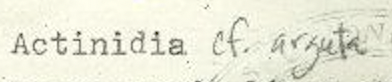
#> input picture transcription/handwriting_tesseract_training/images/d01-000u-00-06.png, 392 x 82 px
$ python -i test_preprocessing.py   (imports and definitions only)
#> lines starting #> are read from the running program, lines starting #| are printed output that depends on the picture; after the words box and inside, x2 and y2 are one past the last pixel; in counts of white or black regions, pixels touching at a corner belong together
import os
import shutil
from PIL import Image
import cv2
from cv2 import minAreaRect
import numpy as np
from regex import R
import sys, os
from tqdm import tqdm

image_path = "/projectnb/sparkgrp/ml-herbarium-grp/ml-herbarium-data/scraped-data/tess-test/"
# [1 line that did not run here, left out]

output_path = "/projectnb/sparkgrp/ml-herbarium-grp/ml-herbarium-data/preprocessing-outputs/tess-test/unrotated/"

def getangle(img):
    # heavier preprocessing to blur, and threshold images (not to be saved) for reliable angle(skew) measurements
    blur = cv2.GaussianBlur(img, (5, 5), 0)
    ret, thresh = cv2.threshold(blur, 0, 255, cv2.THRESH_BINARY + cv2.THRESH_OTSU)
    # find the curves along the images with the same color (boundaries)
    contours, hierarchy = cv2.findContours(thresh, cv2.RETR_TREE, cv2.CHAIN_APPROX_SIMPLE)
    contours = sorted(contours, key=cv2.contourArea, reverse=True)
    largest_contour = contours[0]
    # traces the rectangle border of each image with a rectangle
    minAreaRect = cv2.minAreaRect(largest_contour)
    box = cv2.boxPoints(minAreaRect)
    # bitmap
    box = np.int0(box)
    angle = cv2.minAreaRect(largest_contour)[-1]
    #angle = - angle
    # dealing with strange errors, 95% accuracy
    if angle < .09:
        angle = 0.0
    if angle > 5.0:
        angle /= 100
    if angle < -45:
        angle = -(90 + angle)

    #print(angle)
    return angle

def rotateimg(img):
    # gets the size of the entire image
    h,w = img.shape[:2]
    center = (w//2,h//2)
    # better than moments based deskewing because there is less error
    moment = cv2.getRotationMatrix2D(center, getangle(img), 1.0) # 1.0 bc do not need to grayscale twice
    # bicubic interpolation bc smoother than bilinear/K-nearest neighbors, interpolates with four kernels, each w/2 and h/2
    rotated = cv2.warpAffine(img, moment, (w,h), flags=cv2.INTER_CUBIC, borderMode=cv2.BORDER_REPLICATE)
    return rotated

# [5 lines of commented-out code are left out]

# [18 lines not run here, left out]

import os
import cv2
def check_images( s_dir, ext_list):
    bad_images=[]
    bad_ext=[]
    s_list= os.listdir(s_dir)
    for f in s_list:
        f_path=os.path.join (s_dir,f)
        index=f.rfind('.')
        ext=f[index+1:].lower()
        if ext not in ext_list:
            print('file ', f_path, ' has an invalid extension ', ext)
            bad_ext.append(f_path)
        if os.path.isfile(f_path):
            try:
                img=cv2.imread(f_path)
                shape=img.shape
                image_contents = tf.io.read_file(f_path)
                image = tf.image.decode_jpeg(image_contents, channels=3)
            except Exception as e:
                print('file ', f_path, ' is not a valid image file')
                print(e)
                bad_images.append(f_path)
        else:
            print('*** fatal error, you a sub directory ', f, ' in class directory ', f)
#         else:
#             print ('*** WARNING*** you have files in ', s_dir, ' it should only contain sub directories')
    return bad_images, bad_ext

source_dir = r'/projectnb/sparkgrp/ml-herbarium-grp/ml-herbarium-data/scraped-data/drago_testdata/'
good_exts=['jpg', 'png', 'jpeg'] # list of acceptable extensions
# [1 line that did not run here, left out]
# [6 lines not run here, left out]

>>> import cv2
>>> picture = cv2.imread('handwriting_tesseract_training/images/d01-000u-00-06.png', cv2.IMREAD_GRAYSCALE)
#> picture: shape (82, 392); min 40, max 254, mean 231.2
>>> result = rotateimg(picture)
#> in getangle, `blur = cv2.GaussianBlur(img, (5, 5), 0)`:
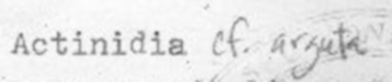
#> blur: shape (82, 392); min 95, max 253, mean 231.2
#> in getangle, `ret, thresh = cv2.threshold(blur, 0, 255, cv2.THRESH_BINARY + cv2.THRE..`:
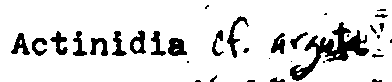
#> thresh: shape (82, 392); 87.6% white; 35 black regions (13 under 20 px)
#> in getangle, `ret, thresh = cv2.threshold(blur, 0, 255, cv2.THRESH_BINARY + cv2.THRE..`: ret = 209
#> in getangle, `contours, hierarchy = cv2.findContours(thresh, cv2.RETR_TREE, cv2.CHAI..`: contours = 36 contours, 14 with area under 20; largest, box (x1, y1, x2, y2) and area: (0, 0, 392, 82) 31546, (289, 21, 370, 82) 1542, (226, 15, 250, 59) 300, (167, 37, 188, 57) 291, (129, 29, 147, 55) 291
#> in getangle, `largest_contour = contours[0]`: largest_contour = contour of 51 points, box (x1, y1, x2, y2) (0, 0, 392, 82), area 31546
#> in getangle, `minAreaRect = cv2.minAreaRect(largest_contour)`: minAreaRect = ((195.5, 40.5), (81, 391), -90)
#> in getangle, `box = cv2.boxPoints(minAreaRect)`: box = [[391, 81], [-2.48e-15, 81], [0, 0], [391, 0]]
#> in getangle, `box = np.int0(box)`: box = [[391, 81], [0, 81], [0, 0], [391, 0]]
#> in getangle, `angle = cv2.minAreaRect(largest_contour)[-1]`: angle = -90
#> in rotateimg, `moment = cv2.getRotationMatrix2D(center, getangle(img), 1.0)`: moment = [[1, 0, 0], [0, 1, 0]]
